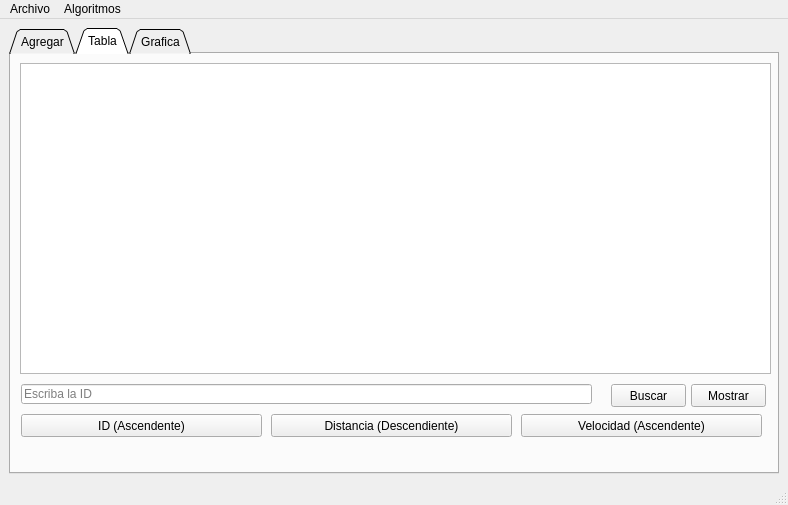
<?xml version="1.0" encoding="UTF-8"?>
<ui version="4.0">
 <class>MainWindow</class>
 <widget class="QMainWindow" name="MainWindow">
  <property name="geometry">
   <rect>
    <x>0</x>
    <y>0</y>
    <width>788</width>
    <height>486</height>
   </rect>
  </property>
  <property name="windowTitle">
   <string>MainWindow</string>
  </property>
  <widget class="QWidget" name="centralwidget">
   <layout class="QGridLayout" name="gridLayout_3">
    <item row="0" column="0">
     <widget class="QTabWidget" name="tabWidget">
      <property name="enabled">
       <bool>true</bool>
      </property>
      <property name="layoutDirection">
       <enum>Qt::LeftToRight</enum>
      </property>
      <property name="autoFillBackground">
       <bool>false</bool>
      </property>
      <property name="tabShape">
       <enum>QTabWidget::Triangular</enum>
      </property>
      <property name="currentIndex">
       <number>1</number>
      </property>
      <property name="documentMode">
       <bool>false</bool>
      </property>
      <property name="tabsClosable">
       <bool>false</bool>
      </property>
      <property name="movable">
       <bool>false</bool>
      </property>
      <property name="tabBarAutoHide">
       <bool>false</bool>
      </property>
      <widget class="QWidget" name="tab">
       <attribute name="title">
        <string>Agregar</string>
       </attribute>
       <layout class="QGridLayout" name="gridLayout_2">
        <item row="0" column="0">
         <widget class="QGroupBox" name="groupBox">
          <property name="title">
           <string>Registro de datos</string>
          </property>
          <layout class="QGridLayout" name="gridLayout">
           <item row="0" column="0">
            <widget class="QLabel" name="label">
             <property name="text">
              <string>ID : </string>
             </property>
            </widget>
           </item>
           <item row="0" column="1" colspan="3">
            <widget class="QLineEdit" name="id_lineEdit"/>
           </item>
           <item row="0" column="4" rowspan="13">
            <widget class="QPlainTextEdit" name="salida"/>
           </item>
           <item row="1" column="0" colspan="3">
            <widget class="QLabel" name="label_2">
             <property name="text">
              <string>Origen en x : </string>
             </property>
            </widget>
           </item>
           <item row="1" column="3">
            <widget class="QSpinBox" name="origen_x_spinBox">
             <property name="enabled">
              <bool>true</bool>
             </property>
             <property name="maximum">
              <number>500</number>
             </property>
            </widget>
           </item>
           <item row="2" column="0" colspan="3">
            <widget class="QLabel" name="label_4">
             <property name="text">
              <string>Origen en y : </string>
             </property>
            </widget>
           </item>
           <item row="2" column="3">
            <widget class="QSpinBox" name="origen_y_spinBox">
             <property name="maximum">
              <number>500</number>
             </property>
            </widget>
           </item>
           <item row="3" column="0" colspan="2">
            <widget class="QLabel" name="label_3">
             <property name="text">
              <string>Destino x : </string>
             </property>
            </widget>
           </item>
           <item row="3" column="3">
            <widget class="QSpinBox" name="destino_x_spinBox">
             <property name="maximum">
              <number>500</number>
             </property>
            </widget>
           </item>
           <item row="4" column="0" colspan="2">
            <widget class="QLabel" name="label_6">
             <property name="text">
              <string>Destino y : </string>
             </property>
            </widget>
           </item>
           <item row="4" column="3">
            <widget class="QSpinBox" name="destino_y_spinBox">
             <property name="maximum">
              <number>500</number>
             </property>
            </widget>
           </item>
           <item row="5" column="0" colspan="2">
            <widget class="QLabel" name="label_5">
             <property name="text">
              <string>Velocidad : </string>
             </property>
            </widget>
           </item>
           <item row="5" column="2" colspan="2">
            <widget class="QLineEdit" name="velocidad_lineEdit"/>
           </item>
           <item row="6" column="0" colspan="2">
            <widget class="QLabel" name="label_7">
             <property name="text">
              <string>Color (RGB) </string>
             </property>
            </widget>
           </item>
           <item row="7" column="1">
            <widget class="QLabel" name="label_8">
             <property name="text">
              <string>red</string>
             </property>
            </widget>
           </item>
           <item row="7" column="3">
            <widget class="QSpinBox" name="red_spinBox">
             <property name="maximum">
              <number>255</number>
             </property>
            </widget>
           </item>
           <item row="8" column="1">
            <widget class="QLabel" name="label_9">
             <property name="text">
              <string>green</string>
             </property>
            </widget>
           </item>
           <item row="8" column="3">
            <widget class="QSpinBox" name="green_spinBox">
             <property name="maximum">
              <number>255</number>
             </property>
            </widget>
           </item>
           <item row="9" column="1">
            <widget class="QLabel" name="label_10">
             <property name="text">
              <string>blue</string>
             </property>
            </widget>
           </item>
           <item row="9" column="3">
            <widget class="QSpinBox" name="blue_spinBox">
             <property name="maximum">
              <number>255</number>
             </property>
            </widget>
           </item>
           <item row="10" column="0" colspan="4">
            <widget class="QPushButton" name="agregar_final_pushButton">
             <property name="text">
              <string>Agregar al final</string>
             </property>
            </widget>
           </item>
           <item row="11" column="0" colspan="4">
            <widget class="QPushButton" name="agregar_inicio_pushButton">
             <property name="text">
              <string>Agregar al inicio</string>
             </property>
            </widget>
           </item>
           <item row="12" column="0" colspan="4">
            <widget class="QPushButton" name="mostrar_pushButton">
             <property name="text">
              <string>Mostrar</string>
             </property>
            </widget>
           </item>
          </layout>
         </widget>
        </item>
       </layout>
      </widget>
      <widget class="QWidget" name="tab_2">
       <attribute name="title">
        <string>Tabla</string>
       </attribute>
       <widget class="QPushButton" name="buscar_tabla_pushButton">
        <property name="geometry">
         <rect>
          <x>600</x>
          <y>330</y>
          <width>75</width>
          <height>23</height>
         </rect>
        </property>
        <property name="text">
         <string>Buscar</string>
        </property>
       </widget>
       <widget class="QLineEdit" name="buscar_tabla_lineEdit">
        <property name="geometry">
         <rect>
          <x>10</x>
          <y>330</y>
          <width>571</width>
          <height>20</height>
         </rect>
        </property>
        <property name="placeholderText">
         <string>Escriba la ID</string>
        </property>
       </widget>
       <widget class="QPushButton" name="mostrar_tabla_pushButton">
        <property name="geometry">
         <rect>
          <x>680</x>
          <y>330</y>
          <width>75</width>
          <height>23</height>
         </rect>
        </property>
        <property name="text">
         <string>Mostrar</string>
        </property>
       </widget>
       <widget class="QTableWidget" name="tabla">
        <property name="geometry">
         <rect>
          <x>9</x>
          <y>9</y>
          <width>751</width>
          <height>311</height>
         </rect>
        </property>
       </widget>
       <widget class="QPushButton" name="distancia_descendente_pushButton">
        <property name="geometry">
         <rect>
          <x>260</x>
          <y>360</y>
          <width>241</width>
          <height>23</height>
         </rect>
        </property>
        <property name="text">
         <string>Distancia (Descendiente)</string>
        </property>
       </widget>
       <widget class="QPushButton" name="id_ascendente_pushButton">
        <property name="geometry">
         <rect>
          <x>10</x>
          <y>360</y>
          <width>241</width>
          <height>23</height>
         </rect>
        </property>
        <property name="text">
         <string>ID (Ascendente)</string>
        </property>
       </widget>
       <widget class="QPushButton" name="velocidad_ascendente_pushButton">
        <property name="geometry">
         <rect>
          <x>510</x>
          <y>360</y>
          <width>241</width>
          <height>23</height>
         </rect>
        </property>
        <property name="text">
         <string>Velocidad (Ascendente)</string>
        </property>
       </widget>
      </widget>
      <widget class="QWidget" name="tab_3">
       <attribute name="title">
        <string>Grafica</string>
       </attribute>
       <layout class="QGridLayout" name="gridLayout_6">
        <item row="0" column="0" colspan="2">
         <widget class="QGraphicsView" name="graphicsView"/>
        </item>
        <item row="1" column="0">
         <widget class="QPushButton" name="dibujar_pushButton">
          <property name="text">
           <string>Dibujar</string>
          </property>
         </widget>
        </item>
        <item row="1" column="1">
         <widget class="QPushButton" name="limpiar_pushButton">
          <property name="autoFillBackground">
           <bool>false</bool>
          </property>
          <property name="text">
           <string>Limpiar</string>
          </property>
          <property name="autoDefault">
           <bool>false</bool>
          </property>
          <property name="default">
           <bool>false</bool>
          </property>
          <property name="flat">
           <bool>false</bool>
          </property>
         </widget>
        </item>
       </layout>
      </widget>
     </widget>
    </item>
   </layout>
  </widget>
  <widget class="QMenuBar" name="menubar">
   <property name="geometry">
    <rect>
     <x>0</x>
     <y>0</y>
     <width>788</width>
     <height>21</height>
    </rect>
   </property>
   <widget class="QMenu" name="menuArchivo">
    <property name="title">
     <string>Archivo</string>
    </property>
    <addaction name="action_abrir"/>
    <addaction name="action_guardar"/>
   </widget>
   <widget class="QMenu" name="menuAlgoritmos">
    <property name="title">
     <string>Algoritmos</string>
    </property>
    <addaction name="action_busqueda_profundidad_y_amplitud"/>
   </widget>
   <addaction name="menuArchivo"/>
   <addaction name="menuAlgoritmos"/>
  </widget>
  <widget class="QStatusBar" name="statusbar"/>
  <action name="action_abrir">
   <property name="text">
    <string>Abrir</string>
   </property>
   <property name="shortcut">
    <string>Ctrl+O</string>
   </property>
  </action>
  <action name="action_guardar">
   <property name="text">
    <string>Guardar</string>
   </property>
   <property name="shortcut">
    <string>Ctrl+S</string>
   </property>
  </action>
  <action name="action_busqueda_profundidad_y_amplitud">
   <property name="text">
    <string>Busqueda Profundidad y Aomplitud</string>
   </property>
  </action>
  <action name="action_busqueda_amplitud">
   <property name="text">
    <string>Busqueda Amplitud</string>
   </property>
  </action>
 </widget>
 <resources/>
 <connections/>
</ui>
